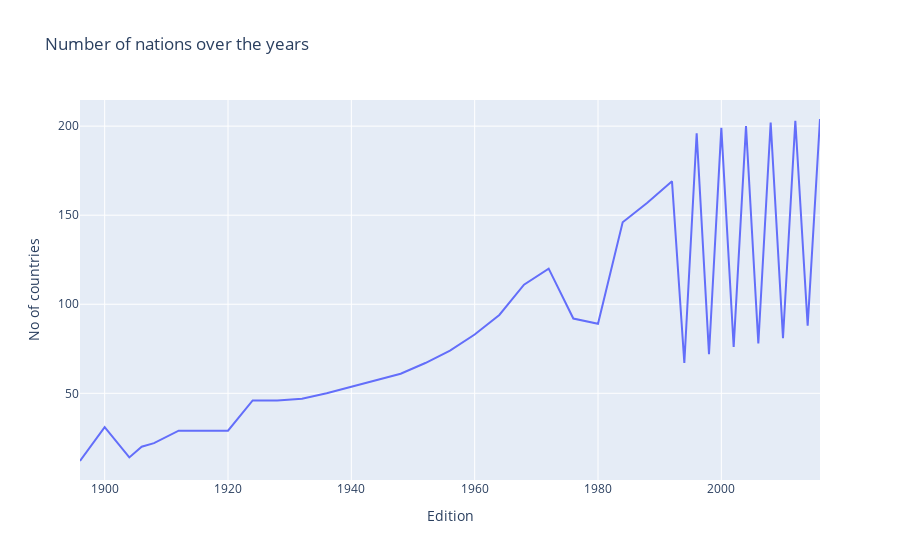

Source (notebook cell):
### Code cell
import plotly.express as px

fig = px.line(nation_over_time,
    x='Edition',
    y='No of countries',
    title='Number of nations over the years'
)
fig.show()

### Figure 1 — Plotly figure (JSON) as saved in the notebook; plotly's stock layout.template omitted (floating-point values rounded to 4 significant figures)
{"data": [{"hovertemplate": "Edition=%{x}<br>No of countries=%{y}<extra></extra>", "legendgroup": "", "line": {"color": "#636efa", "dash": "solid"}, "marker": {"symbol": "circle"}, "mode": "lines", "name": "", "orientation": "v", "showlegend": false, "type": "scatter", "x": [1896, 1900, 1904, 1906, 1908, 1912, 1920, 1924, 1928, 1932, 1936, 1948, 1952, 1956, 1960, 1964, 1968, 1972, 1976, 1980, 1984, 1988, 1992, 1994, 1996, 1998, 2000, 2002, 2004, 2006, 2008, 2010, 2012, 2014, 2016], "xaxis": "x", "y": [12, 31, 14, 20, 22, 29, 29, 46, 46, 47, 50, 61, 67, 74, 83, 94, 111, 120, 92, 89, 146, 157, 169, 67, 196, 72, 199, 76, 200, 78, 202, 81, 203, 88, 204], "yaxis": "y"}], "layout": {"legend": {"tracegroupgap": 0}, "title": {"text": "Number of nations over the years"}, "xaxis": {"anchor": "y", "domain": [0, 1], "title": {"text": "Edition"}}, "yaxis": {"anchor": "x", "domain": [0, 1], "title": {"text": "No of countries"}}}}
